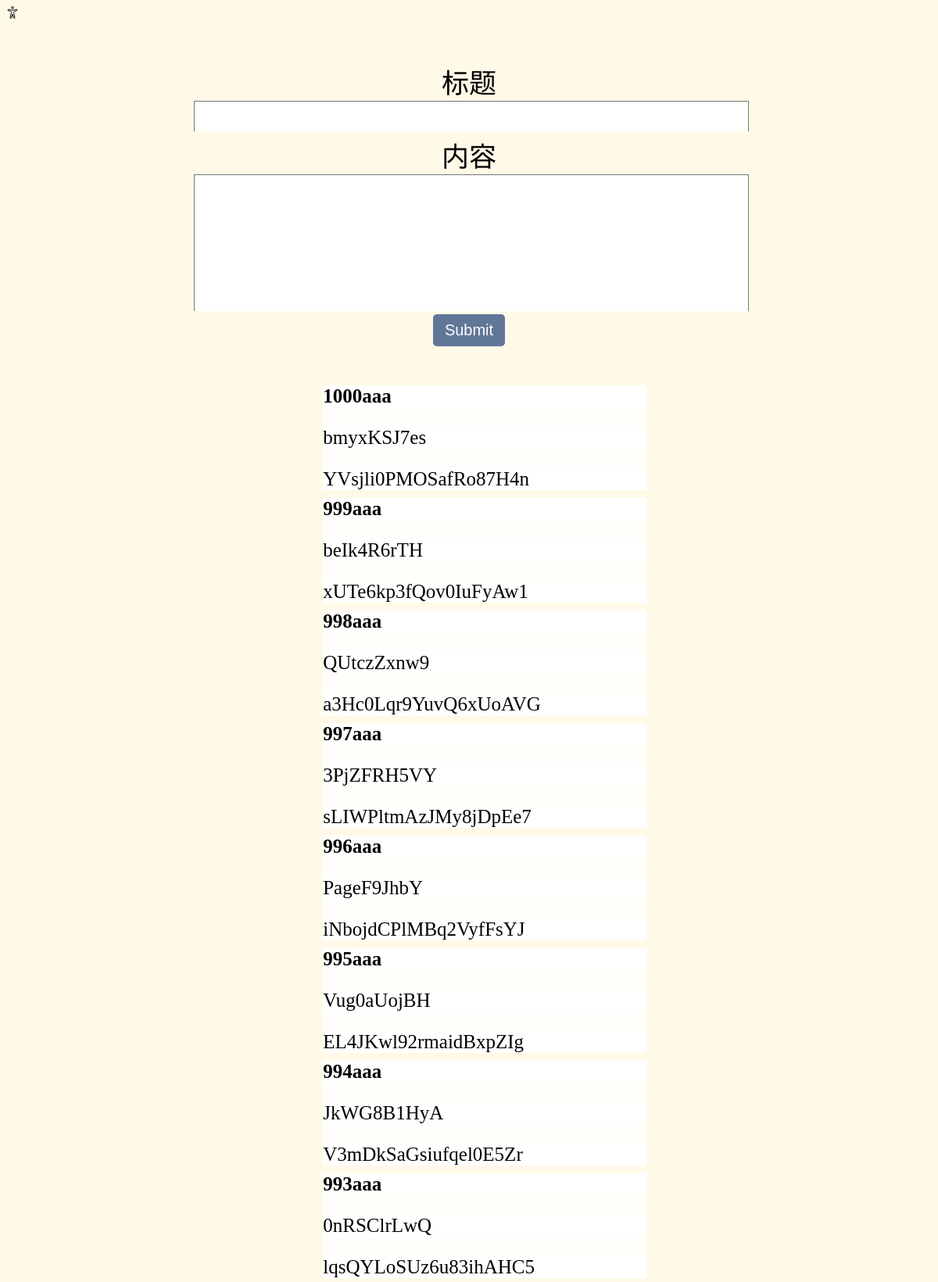
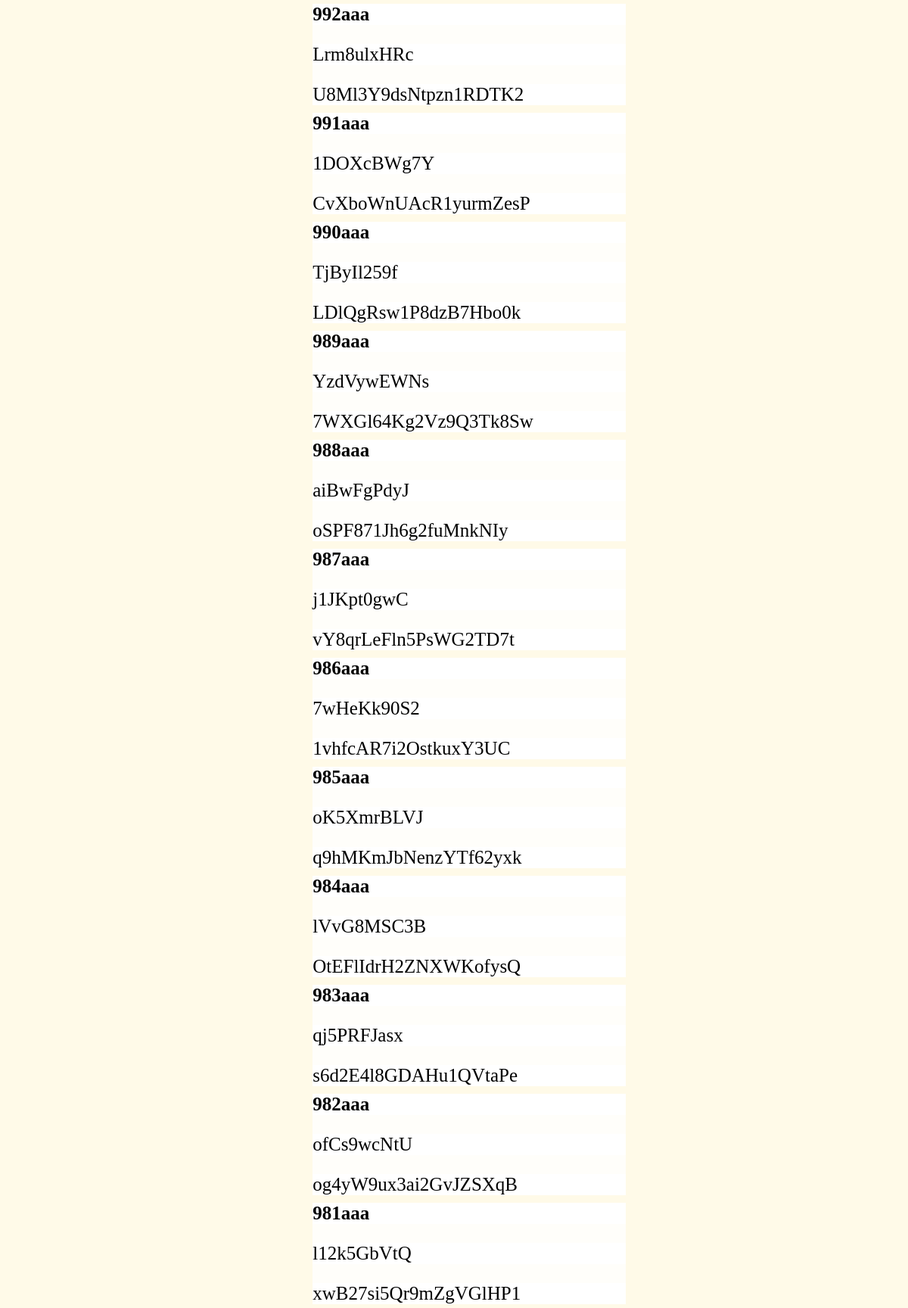
/index (upper part), run on the app's committed database (2 pictures, top to bottom).
### DearMyFriend/models.py (models this page shows)
class Word(db.Model):
    id=db.Column(db.Integer,primary_key=True)
    title=db.Column(db.String(100))
    text=db.Column(db.String(5000))
    author=db.Column(db.String(20),db.ForeignKey('user.id'))

### DearMyFriend/views.py (the view, shortened to what this page needs)
@app.route('/',methods=['GET','POST'])
@app.route('/index',methods=['GET','POST'])
def show():
    return render_template('index.html',comments=Word.query.order_by(Word.id.desc()).all())

### DearMyFriend/templates/index.html (shortened to what this page needs)
{% extends 'base.html' %}
{% block content %}
    <div id="formbox">
        <form action=""method="post" onsubmit="return check();">
        <label>标题</label><textarea rows="1" cols="20" name="title" maxlength="100" id="title"></textarea><br>
        <label>内容</label><textarea rows="5" cols="20" name="text" maxlength="5000" id="text"></textarea><br>
        <input type="submit" id="submit">
    </div>
    <div id="comment">
        <ul id="list">
            {% for c in comments %}
                <li>
                    <div id="author">{{c.auther}}{{c.id}}aaa</div>
                    <div id="title"><p>{{c.title}}</p></div>
                    <div id="text">{{c.text}}</div>
                </li>
            {% endfor %}
        </ul>
    </div>
{% endblock content %}

### DearMyFriend/templates/base.html (shortened to what this page needs)
<!DOCTYPE html>
<html lang="en">
<head>
    <link rel="stylesheet" href="../static/style.css">
</head>
<body>
    <nav><ion-icon name="accessibility-outline"></ion-icon></nav>
    {% block content %}
    {% endblock content %}
</body>
</html>

### DearMyFriend/static/style.css (style rules this page uses)
body { font-family: "YouYuan"; background-color: #fffae8; word-wrap:break-word; word-break:normal; }
#author { font-weight: bolder; background-color: #fff; border-bottom: 3px black; }
#title { background-color: #fff; border-bottom: 3px black; }
#text { background-color: #fff; border-bottom: 3px black; }
li { font-size: 25px; background-color: rgba(255, 255, 255, 0.808); margin: 10px; }
#list { margin: 0 auto; list-style: none; border-style: solid; border: 5px; }
#comment { margin: 0 auto; width: 40%; }
#formbox { margin: 50px; text-align: center; }
form { width: 65%; margin: 0 auto; }
textarea { width: 100%; resize: none; font-size: 30px; font-family: "YouYuan"; }
label { font-size: 35px; }
#submit { width: auto; padding: 9px 15px; background: #617798; border: 0; font-size: 20px; color: #FFFFFF; -moz-border-radius: 5px; -webkit-border-radius: 5px; }

### data on the page
Word: id "1000", title "bmyxKSJ7es", text "YVsjli0PMOSafRo87H4n"
Word: id "999", title "beIk4R6rTH", text "xUTe6kp3fQov0IuFyAw1"
Word: id "998", title "QUtczZxnw9", text "a3Hc0Lqr9YuvQ6xUoAVG"
Word: id "997", title "3PjZFRH5VY", text "sLIWPltmAzJMy8jDpEe7"
Word: id "996", title "PageF9JhbY", text "iNbojdCPlMBq2VyfFsYJ"
Word: id "995", title "Vug0aUojBH", text "EL4JKwl92rmaidBxpZIg"
Word: id "994", title "JkWG8B1HyA", text "V3mDkSaGsiufqel0E5Zr"
Word: id "993", title "0nRSClrLwQ", text "lqsQYLoSUz6u83ihAHC5"
Word: id "992", title "Lrm8ulxHRc", text "U8Ml3Y9dsNtpzn1RDTK2"
Word: id "991", title "1DOXcBWg7Y", text "CvXboWnUAcR1yurmZesP"
Word: id "990", title "TjByIl259f", text "LDlQgRsw1P8dzB7Hbo0k"
Word: id "989", title "YzdVywEWNs", text "7WXGl64Kg2Vz9Q3Tk8Sw"
Word: id "988", title "aiBwFgPdyJ", text "oSPF871Jh6g2fuMnkNIy"
Word: id "987", title "j1JKpt0gwC", text "vY8qrLeFln5PsWG2TD7t"
Word: id "986", title "7wHeKk90S2", text "1vhfcAR7i2OstkuxY3UC"
Word: id "985", title "oK5XmrBLVJ", text "q9hMKmJbNenzYTf62yxk"
Word: id "984", title "lVvG8MSC3B", text "OtEFlIdrH2ZNXWKofysQ"
Word: id "983", title "qj5PRFJasx", text "s6d2E4l8GDAHu1QVtaPe"
Word: id "982", title "ofCs9wcNtU", text "og4yW9ux3ai2GvJZSXqB"
Word: id "981", title "l12k5GbVtQ", text "xwB27si5Qr9mZgVGlHP1"
